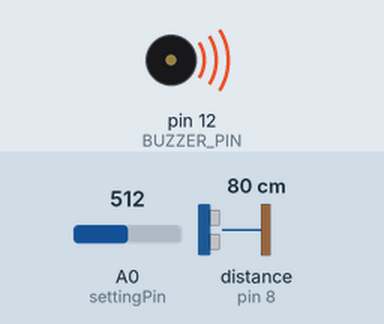
This sketch was run on a simulated Arduino Uno, built with avr-gcc and run on an emulated ATmega328P. Parts: buzzer (waves = sounding, pin HIGH). The inputs (shaded band) are chosen by the test bench; at power-on: distance to the obstacle (sensor on pin 8) 80 cm, A0 (settingPin) = 512. The echo pulse lasts 58.3 µs per cm.

Above: at 1.2 s.
1.3 s: distance to the obstacle (sensor on pin 8) set to 120 cm
2.8 s: distance to the obstacle (sensor on pin 8) set to 130 cm
At 3.4 s:
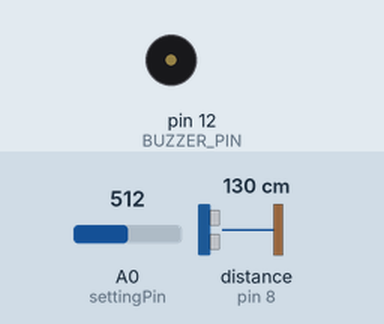
4.3 s: distance to the obstacle (sensor on pin 8) set to 2 cm
At 4.9 s:
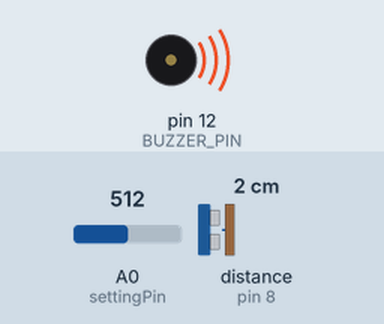
5.8 s: distance to the obstacle (sensor on pin 8) set to 250 cm
At 6.9 s:
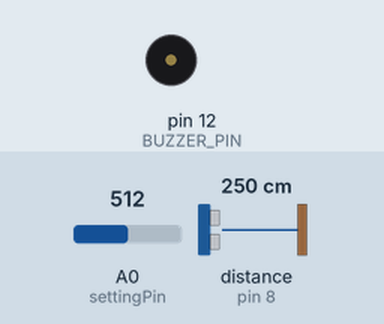
Timing chart, 0 to 8.3 s (numbered marks = the images above; inputs shaded):
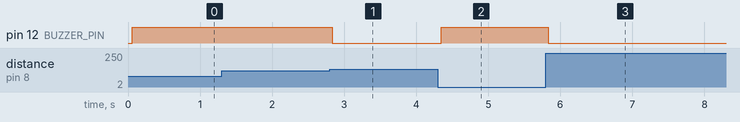

The sketch:

DistanceKeeper.ino
```cpp
// ---------------------------------------------------------------------------
// Example NewPing library sketch that does a ping about 20 times per second.
// ---------------------------------------------------------------------------

#include <NewPing.h>
#include "pitches.h"

#define BUZZER_PIN   12
#define TRIGGER_PIN  7  // Arduino pin tied to trigger pin on the ultrasonic sensor.
#define ECHO_PIN     8  // Arduino pin tied to echo pin on the ultrasonic sensor.
#define MAX_DISTANCE 400 // Maximum distance we want to ping for (in centimeters). Maximum sensor distance is rated at 400-500cm.

NewPing sonar(TRIGGER_PIN, ECHO_PIN, MAX_DISTANCE); // NewPing setup of pins and maximum distance.

int settingPin = A0;

void setup() {
  pinMode(BUZZER_PIN, OUTPUT);
}

void loop() {
  delay(50);                      // Wait 50ms between pings (about 20 pings/sec). 29ms should be the shortest delay between pings.
  unsigned int uS = sonar.ping(); // Send ping, get ping time in microseconds (uS).
  unsigned int cm = uS / US_ROUNDTRIP_CM;
  int threshold = analogRead(settingPin) / 4;
  if (cm < threshold && cm != 0) {
    digitalWrite(BUZZER_PIN, HIGH);
  } else {
    digitalWrite(BUZZER_PIN, LOW);
  }
}
```

pitches.h
```cpp
/*************************************************
 * Public Constants
 *************************************************/

#define NOTE_B0  31
#define NOTE_C1  33
#define NOTE_CS1 35
#define NOTE_D1  37
#define NOTE_DS1 39
#define NOTE_E1  41
#define NOTE_F1  44
#define NOTE_FS1 46
#define NOTE_G1  49
#define NOTE_GS1 52
#define NOTE_A1  55
#define NOTE_AS1 58
#define NOTE_B1  62
#define NOTE_C2  65
#define NOTE_CS2 69
#define NOTE_D2  73
#define NOTE_DS2 78
#define NOTE_E2  82
#define NOTE_F2  87
#define NOTE_FS2 93
#define NOTE_G2  98
#define NOTE_GS2 104
#define NOTE_A2  110
#define NOTE_AS2 117
#define NOTE_B2  123
#define NOTE_C3  131
#define NOTE_CS3 139
#define NOTE_D3  147
#define NOTE_DS3 156
#define NOTE_E3  165
#define NOTE_F3  175
#define NOTE_FS3 185
#define NOTE_G3  196
#define NOTE_GS3 208
#define NOTE_A3  220
#define NOTE_AS3 233
#define NOTE_B3  247
#define NOTE_C4  262
#define NOTE_CS4 277
#define NOTE_D4  294
#define NOTE_DS4 311
#define NOTE_E4  330
#define NOTE_F4  349
#define NOTE_FS4 370
#define NOTE_G4  392
#define NOTE_GS4 415
#define NOTE_A4  440
#define NOTE_AS4 466
#define NOTE_B4  494
#define NOTE_C5  523
#define NOTE_CS5 554
#define NOTE_D5  587
#define NOTE_DS5 622
#define NOTE_E5  659
#define NOTE_F5  698
#define NOTE_FS5 740
#define NOTE_G5  784
#define NOTE_GS5 831
#define NOTE_A5  880
#define NOTE_AS5 932
#define NOTE_B5  988
#define NOTE_C6  1047
#define NOTE_CS6 1109
#define NOTE_D6  1175
#define NOTE_DS6 1245
#define NOTE_E6  1319
#define NOTE_F6  1397
#define NOTE_FS6 1480
#define NOTE_G6  1568
#define NOTE_GS6 1661
#define NOTE_A6  1760
#define NOTE_AS6 1865
#define NOTE_B6  1976
#define NOTE_C7  2093
#define NOTE_CS7 2217
#define NOTE_D7  2349
#define NOTE_DS7 2489
#define NOTE_E7  2637
#define NOTE_F7  2794
#define NOTE_FS7 2960
#define NOTE_G7  3136
#define NOTE_GS7 3322
#define NOTE_A7  3520
#define NOTE_AS7 3729
#define NOTE_B7  3951
#define NOTE_C8  4186
#define NOTE_CS8 4435
#define NOTE_D8  4699
#define NOTE_DS8 4978
```

Measured:
- the behaviour switches between 125 and 126 cm on distance to the obstacle (sensor on pin 8) (found by bisection; images 0 and 1)
- after the input at 1.3 s, every drawn part: stays the same
- after the input at 2.8 s, pin 12 (BUZZER_PIN): HIGH → LOW at once
- after the input at 4.3 s, pin 12 (BUZZER_PIN): LOW → HIGH at once
- after the input at 5.8 s, pin 12 (BUZZER_PIN): HIGH → LOW at once
